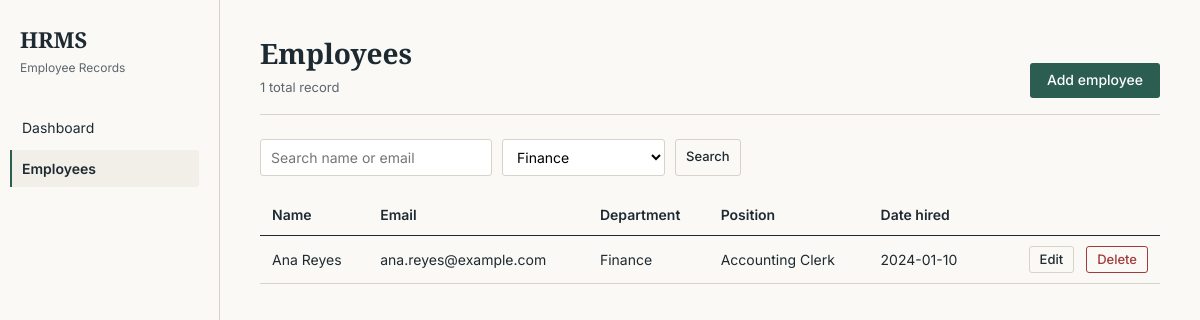
Screenshot of /employees.php?department=Finance with the database file from the repository.
### tables this page shows
CREATE TABLE IF NOT EXISTS employees (
	employee_id INT PRIMARY KEY AUTO_INCREMENT,
    first_name VARCHAR(50) NOT NULL,
    last_name VARCHAR(50) NOT NULL,
    email VARCHAR(100) NOT NULL UNIQUE,
    phone VARCHAR(13) NOT NULL UNIQUE,
    `address` VARCHAR(120),
    date_hired DATE NOT NULL,
    department VARCHAR(30) NOT NULL,
    `position` VARCHAR(20),
    created_at TIMESTAMP DEFAULT CURRENT_TIMESTAMP
);

### includes/db_connect.php (called while the page is built, shortened)
<?php
require_once __DIR__ . '/../classes/user.php';
require_once __DIR__ . '/../classes/employee.php';
$database = new db();
$conn = $database->getConnection();
$employee = new Employee($conn);

### classes/user.php (called while the page is built, shortened)
<?php
class User {
    public function __construct(PDO $db) {
        try {
            $this->conn = $db;
        } catch (Throwable $e) {
            error_log("User initialization error: " . $e->getMessage());
            throw $e;
        }
    }
}

### classes/employee.php (called while the page is built, shortened)
<?php
require_once 'user.php';
class Employee extends User {
    private $empTable = 'employees';
    public function getAllEmployees(string $search, string $department, int $limit = 10, int $offset = 0): array {
        try {
            $query = "SELECT * FROM " . $this->empTable . " WHERE 1=1";
            if (!empty($department)) {
                $query .= " AND department = :department";
            }
            $query .= " ORDER BY employee_id DESC LIMIT :limit OFFSET :offset";
            $stmt = $this->conn->prepare($query);
            if (!empty($department)) {
                $stmt->bindParam(':department', $department, PDO::PARAM_STR);
            }
            $stmt->bindValue(':limit', $limit, PDO::PARAM_INT);
            $stmt->bindValue(':offset', $offset, PDO::PARAM_INT);
            $stmt->execute();
            return $stmt->fetchAll(PDO::FETCH_ASSOC);
        } catch (Throwable $e) {
            error_log("Error fetching employees: " . $e->getMessage());
            return [];
        }
    }
}

### employees.php (the view, shortened to what this page needs)
<?php
require_once __DIR__ . '/includes/db_connect.php';
$search = trim($_GET['search'] ?? '');
$department = trim($_GET['department'] ?? '');
$page = max(1, (int)($_GET['page'] ?? 1));
$perPage = 8;
$offset = ($page - 1) * $perPage;
$employees = $employee->getAllEmployees($search, $department, $perPage, $offset);
$countQuery = "SELECT COUNT(*) FROM employees WHERE 1=1";
$countParams = [];
if (!empty($department)) {
    $countQuery .= " AND department = :department";
    $countParams[':department'] = $department;
}
$countStmt = $conn->prepare($countQuery);
$countStmt->execute($countParams);
$totalRecords = (int)$countStmt->fetchColumn();
$deptStmt = $conn->query("SELECT DISTINCT department FROM employees WHERE department IS NOT NULL AND department != '' ORDER BY department");
$departments = $deptStmt->fetchAll(PDO::FETCH_COLUMN);
require_once __DIR__ . '/includes/header.php';
?>
<div class="page-header">
    <div>
        <h1>Employees</h1>
        <p><?php echo $totalRecords; ?> total record<?php echo $totalRecords === 1 ? '' : 's'; ?></p>
    </div>
    <a href="employee_form.php" class="btn btn-primary">Add employee</a>
</div>
<form method="get" class="toolbar">
    <div class="toolbar-filters">
        <input type="text" name="search" placeholder="Search name or email" value="<?php echo htmlspecialchars($search); ?>">
        <select name="department" onchange="this.form.submit()">
            <?php foreach ($departments as $dept): ?>
                <option value="<?php echo htmlspecialchars($dept); ?>" <?php echo $department === $dept ? 'selected' : ''; ?>>
                    <?php echo htmlspecialchars($dept); ?>
                </option>
            <?php endforeach; ?>
        </select>
        <button type="submit" class="btn btn-secondary btn-sm">Search</button>
    </div>
</form>
<?php if (empty($employees)): ?>
    <div class="empty-state">
        <?php if (!empty($search) || !empty($department)): ?>
            No employees match your filters. <a href="employees.php">Clear filters</a>
        <?php else: ?>
            No employee records yet. <a href="employee_form.php">Add your first employee</a>.
        <?php endif; ?>
    </div>
<?php else: ?>
    <table>
        <thead>
            <tr>
                <th>Name</th>
                <th>Email</th>
                <th>Department</th>
                <th>Position</th>
                <th>Date hired</th>
                <th></th>
            </tr>
        </thead>
        <tbody>
            <?php foreach ($employees as $emp): ?>
                <tr>
                    <td><?php echo htmlspecialchars($emp['first_name'] . ' ' . $emp['last_name']); ?></td>
                    <td><?php echo htmlspecialchars($emp['email']); ?></td>
                    <td><?php echo htmlspecialchars($emp['department']); ?></td>
                    <td><?php echo htmlspecialchars($emp['position']); ?></td>
                    <td><?php echo htmlspecialchars($emp['date_hired']); ?></td>
                    <td class="actions-cell">
                        <a href="employee_form.php?id=<?php echo (int)$emp['employee_id']; ?>" class="btn btn-secondary btn-sm">Edit</a>
                        <a href="employee_delete.php?id=<?php echo (int)$emp['employee_id']; ?>"
                           class="btn btn-danger btn-sm"
                           onclick="return confirm('Delete <?php echo htmlspecialchars(addslashes($emp['first_name'] . ' ' . $emp['last_name'])); ?>? This cannot be undone.');">
                           Delete
                        </a>
                    </td>
                </tr>
            <?php endforeach; ?>
        </tbody>
    </table>
<?php endif; ?>
<?php require_once __DIR__ . '/includes/footer.php'; ?>

### assets/css/style.css (style rules this page uses)
:root { --color-bg: #FAF9F5; --color-surface: #F1EFE8; --color-ink: #1E2A32; --color-muted: #5C6670; --color-accent: #2B5D50; --color-accent-hover: #234A40; --color-border: #D8D3C8; --color-danger: #A23B3B; --color-danger-hover: #832F2F; --font-serif: 'Source Serif 4', Georgia, 'Times New Roman', serif; --font-sans: 'Inter', -apple-system, BlinkMacSystemFont, 'Segoe UI', sans-serif; --radius: 3px; --sidebar-width: 220px; }
* { box-sizing: border-box; }
html, body { margin: 0; padding: 0; background: var(--color-bg); color: var(--color-ink); font-family: var(--font-sans); font-size: 15px; line-height: 1.5; -webkit-font-smoothing: antialiased; }
h1, h2, h3 { font-family: var(--font-serif); font-weight: 600; margin: 0 0 4px 0; color: var(--color-ink); }
h1 { font-size: 28px; }
p { margin: 0 0 12px 0; }
a { color: var(--color-accent); text-decoration: none; }
.page-header { display: flex; justify-content: space-between; align-items: flex-end; margin-bottom: 24px; padding-bottom: 16px; border-bottom: 1px solid var(--color-border); }
.page-header p { margin: 0; color: var(--color-muted); font-size: 13px; }
.btn { display: inline-block; font-family: var(--font-sans); font-size: 14px; font-weight: 500; padding: 8px 16px; border-radius: var(--radius); border: 1px solid transparent; cursor: pointer; text-decoration: none; line-height: 1.2; }
.btn-primary { background: var(--color-accent); color: #fff; }
.btn-secondary { background: transparent; border-color: var(--color-border); color: var(--color-ink); }
.btn-danger { background: transparent; border-color: var(--color-danger); color: var(--color-danger); }
.btn-sm { padding: 5px 10px; font-size: 13px; }
table { width: 100%; border-collapse: collapse; font-size: 14px; }
thead th { text-align: left; font-weight: 600; padding: 10px 12px; border-bottom: 1px solid var(--color-ink); color: var(--color-ink); }
tbody td { padding: 10px 12px; border-bottom: 1px solid var(--color-border); vertical-align: middle; }
.actions-cell { white-space: nowrap; text-align: right; }
.actions-cell a { margin-left: 8px; }
.toolbar { display: flex; justify-content: space-between; align-items: center; gap: 12px; margin-bottom: 18px; }
.toolbar-filters { display: flex; gap: 10px; }
.toolbar-filters input, .toolbar-filters select { font-family: var(--font-sans); font-size: 14px; padding: 8px 10px; border: 1px solid var(--color-border); border-radius: var(--radius); background: #fff; }

### rows the page displays
employees: first_name+last_name "Ana Reyes", email "ana.reyes@example.com", department "Finance", position "Accounting Clerk", date_hired "2024-01-10"

### other values shown
$label "Dashboard"
$label "Employees"
$totalRecords "1"
form field department "Finance"
